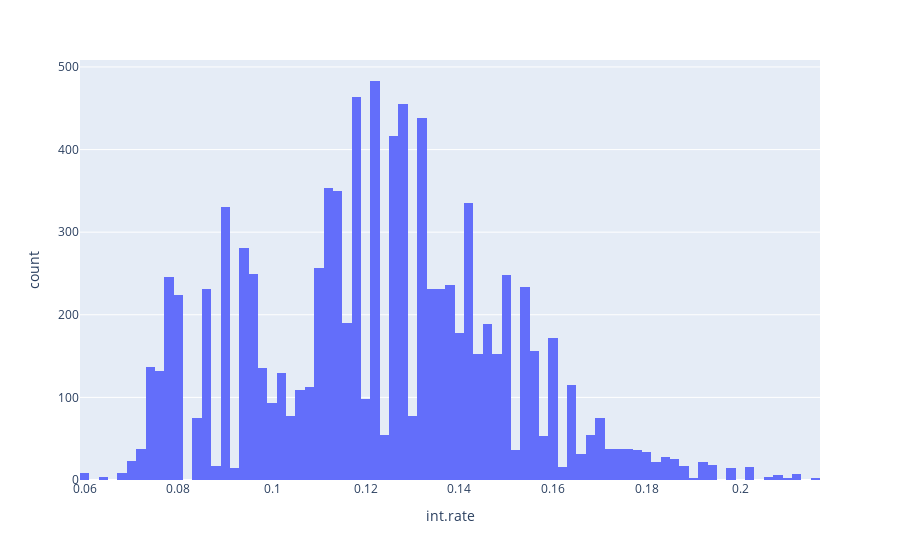
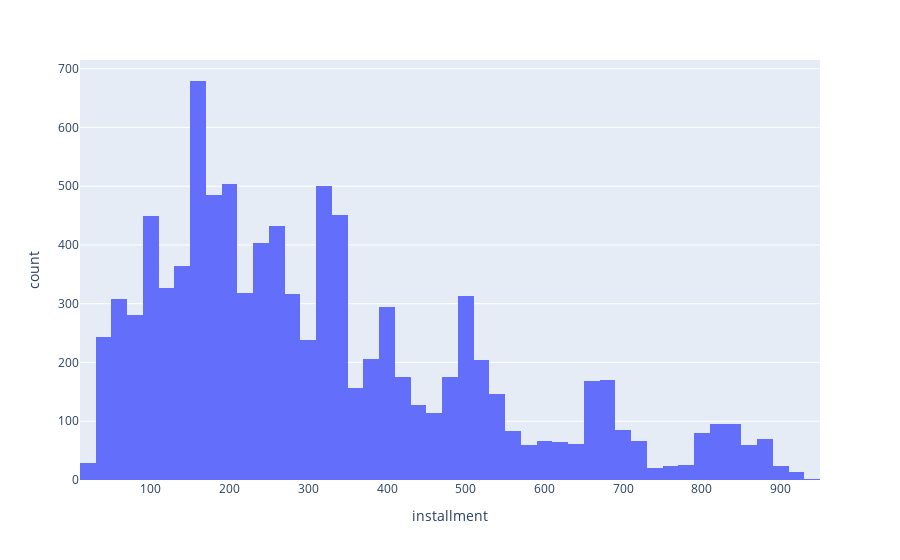
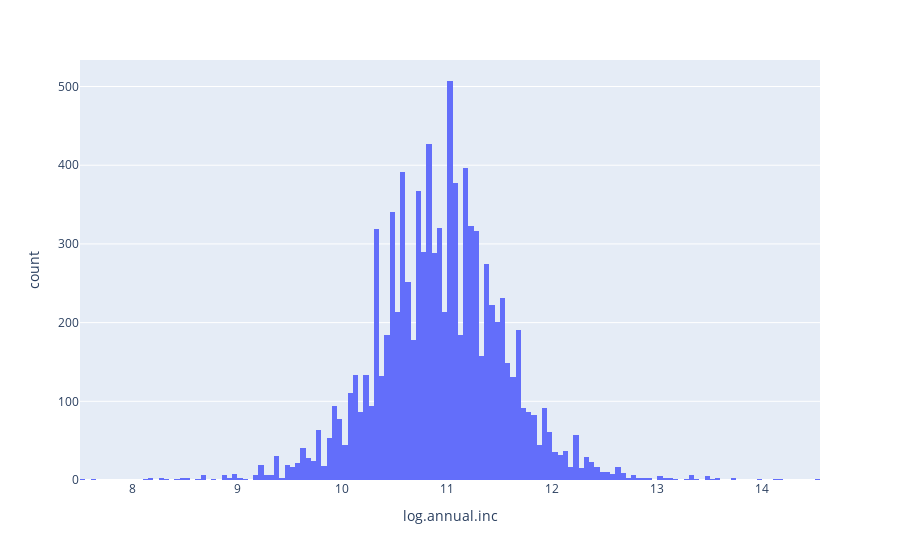
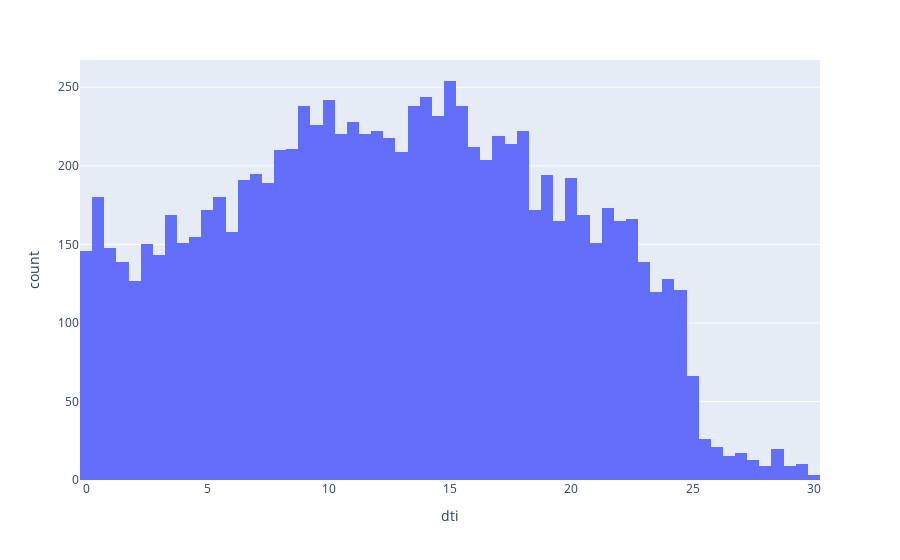

Source (notebook cell) for these figures, in order:
### Code cell
for items in hist_list:
    #Using plotly to create histograms
    fig = px.histogram(df, x=df[items])
    fig.show()

### Figure 1 — Plotly figure (JSON) as saved in the notebook; plotly's stock layout.template omitted (floating-point values rounded to 4 significant figures; data arrays with more than 128 entries replaced by an {"elided": "..."} marker saying what was removed)
{"data": [{"alignmentgroup": "True", "bingroup": "x", "hovertemplate": "int.rate=%{x}<br>count=%{y}<extra></extra>", "legendgroup": "", "marker": {"color": "#636efa", "pattern": {"shape": ""}}, "name": "", "offsetgroup": "", "orientation": "v", "showlegend": false, "type": "histogram", "x": {"elided": "9578 float values"}, "xaxis": "x", "yaxis": "y"}], "layout": {"barmode": "relative", "legend": {"tracegroupgap": 0}, "margin": {"t": 60}, "xaxis": {"anchor": "y", "domain": [0, 1], "title": {"text": "int.rate"}}, "yaxis": {"anchor": "x", "domain": [0, 1], "title": {"text": "count"}}}}

### Figure 2 — Plotly figure (JSON) as saved in the notebook; plotly's stock layout.template omitted (floating-point values rounded to 4 significant figures; data arrays with more than 128 entries replaced by an {"elided": "..."} marker saying what was removed)
{"data": [{"alignmentgroup": "True", "bingroup": "x", "hovertemplate": "installment=%{x}<br>count=%{y}<extra></extra>", "legendgroup": "", "marker": {"color": "#636efa", "pattern": {"shape": ""}}, "name": "", "offsetgroup": "", "orientation": "v", "showlegend": false, "type": "histogram", "x": {"elided": "9578 float values"}, "xaxis": "x", "yaxis": "y"}], "layout": {"barmode": "relative", "legend": {"tracegroupgap": 0}, "margin": {"t": 60}, "xaxis": {"anchor": "y", "domain": [0, 1], "title": {"text": "installment"}}, "yaxis": {"anchor": "x", "domain": [0, 1], "title": {"text": "count"}}}}

### Figure 3 — Plotly figure (JSON) as saved in the notebook; plotly's stock layout.template omitted (floating-point values rounded to 4 significant figures; data arrays with more than 128 entries replaced by an {"elided": "..."} marker saying what was removed)
{"data": [{"alignmentgroup": "True", "bingroup": "x", "hovertemplate": "log.annual.inc=%{x}<br>count=%{y}<extra></extra>", "legendgroup": "", "marker": {"color": "#636efa", "pattern": {"shape": ""}}, "name": "", "offsetgroup": "", "orientation": "v", "showlegend": false, "type": "histogram", "x": {"elided": "9578 float values"}, "xaxis": "x", "yaxis": "y"}], "layout": {"barmode": "relative", "legend": {"tracegroupgap": 0}, "margin": {"t": 60}, "xaxis": {"anchor": "y", "domain": [0, 1], "title": {"text": "log.annual.inc"}}, "yaxis": {"anchor": "x", "domain": [0, 1], "title": {"text": "count"}}}}

### Figure 4 — Plotly figure (JSON) as saved in the notebook; plotly's stock layout.template omitted (floating-point values rounded to 4 significant figures; data arrays with more than 128 entries replaced by an {"elided": "..."} marker saying what was removed)
{"data": [{"alignmentgroup": "True", "bingroup": "x", "hovertemplate": "dti=%{x}<br>count=%{y}<extra></extra>", "legendgroup": "", "marker": {"color": "#636efa", "pattern": {"shape": ""}}, "name": "", "offsetgroup": "", "orientation": "v", "showlegend": false, "type": "histogram", "x": {"elided": "9578 float values"}, "xaxis": "x", "yaxis": "y"}], "layout": {"barmode": "relative", "legend": {"tracegroupgap": 0}, "margin": {"t": 60}, "xaxis": {"anchor": "y", "domain": [0, 1], "title": {"text": "dti"}}, "yaxis": {"anchor": "x", "domain": [0, 1], "title": {"text": "count"}}}}
